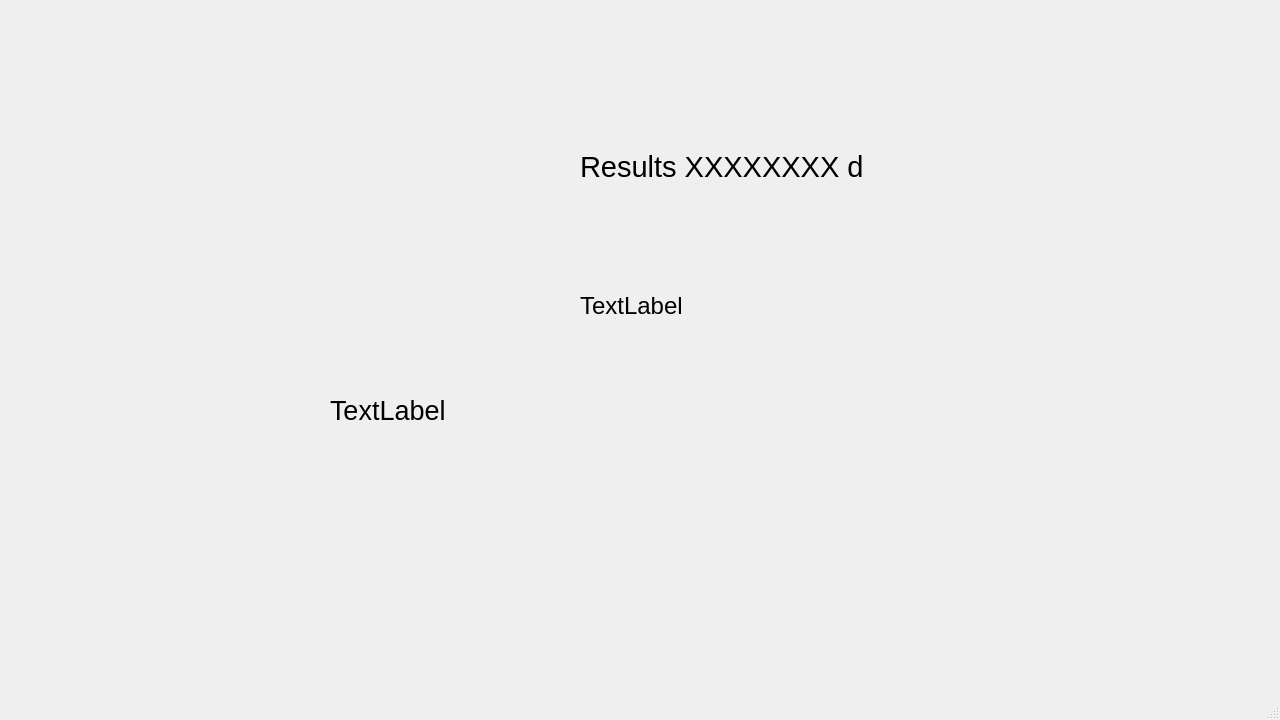
<?xml version="1.0" encoding="UTF-8"?>
<ui version="4.0">
 <class>MainWindow</class>
 <widget class="QMainWindow" name="MainWindow">
  <property name="geometry">
   <rect>
    <x>0</x>
    <y>0</y>
    <width>1280</width>
    <height>720</height>
   </rect>
  </property>
  <property name="windowTitle">
   <string>MainWindow</string>
  </property>
  <property name="styleSheet">
   <string notr="true"/>
  </property>
  <widget class="QWidget" name="centralwidget">
   <property name="autoFillBackground">
    <bool>false</bool>
   </property>
   <widget class="QLabel" name="label1">
    <property name="geometry">
     <rect>
      <x>580</x>
      <y>150</y>
      <width>621</width>
      <height>321</height>
     </rect>
    </property>
    <property name="baseSize">
     <size>
      <width>531</width>
      <height>261</height>
     </size>
    </property>
    <property name="font">
     <font>
      <pointsize>22</pointsize>
     </font>
    </property>
    <property name="styleSheet">
     <string notr="true"/>
    </property>
    <property name="text">
     <string>Results XXXXXXXX d</string>
    </property>
    <property name="alignment">
     <set>Qt::AlignLeading|Qt::AlignLeft|Qt::AlignTop</set>
    </property>
    <property name="wordWrap">
     <bool>true</bool>
    </property>
   </widget>
   <widget class="QLabel" name="Photo">
    <property name="geometry">
     <rect>
      <x>310</x>
      <y>180</y>
      <width>201</width>
      <height>201</height>
     </rect>
    </property>
    <property name="styleSheet">
     <string notr="true"/>
    </property>
    <property name="text">
     <string/>
    </property>
    <property name="pixmap">
     <pixmap>img/Twitter/Smushis.png</pixmap>
    </property>
   </widget>
   <widget class="QLabel" name="username">
    <property name="geometry">
     <rect>
      <x>330</x>
      <y>390</y>
      <width>151</width>
      <height>41</height>
     </rect>
    </property>
    <property name="font">
     <font>
      <pointsize>20</pointsize>
     </font>
    </property>
    <property name="text">
     <string>TextLabel</string>
    </property>
   </widget>
   <widget class="QLabel" name="label">
    <property name="geometry">
     <rect>
      <x>10</x>
      <y>170</y>
      <width>291</width>
      <height>281</height>
     </rect>
    </property>
    <property name="styleSheet">
     <string notr="true"/>
    </property>
    <property name="text">
     <string/>
    </property>
    <property name="pixmap">
     <pixmap>img/twitter.png</pixmap>
    </property>
   </widget>
   <widget class="QLabel" name="cadreTweet">
    <property name="geometry">
     <rect>
      <x>530</x>
      <y>-150</y>
      <width>761</width>
      <height>921</height>
     </rect>
    </property>
    <property name="text">
     <string/>
    </property>
    <property name="pixmap">
     <pixmap>img/bkgnd.png</pixmap>
    </property>
   </widget>
   <widget class="QLabel" name="Twitch_Title">
    <property name="geometry">
     <rect>
      <x>580</x>
      <y>270</y>
      <width>361</width>
      <height>71</height>
     </rect>
    </property>
    <property name="font">
     <font>
      <pointsize>18</pointsize>
     </font>
    </property>
    <property name="text">
     <string>TextLabel</string>
    </property>
   </widget>
   <zorder>cadreTweet</zorder>
   <zorder>Photo</zorder>
   <zorder>username</zorder>
   <zorder>label1</zorder>
   <zorder>label</zorder>
   <zorder>Twitch_Title</zorder>
  </widget>
  <widget class="QMenuBar" name="menubar">
   <property name="geometry">
    <rect>
     <x>0</x>
     <y>0</y>
     <width>1280</width>
     <height>26</height>
    </rect>
   </property>
  </widget>
  <widget class="QStatusBar" name="statusbar"/>
 </widget>
 <resources>
  <include location="ressources.qrc"/>
 </resources>
 <connections/>
</ui>
